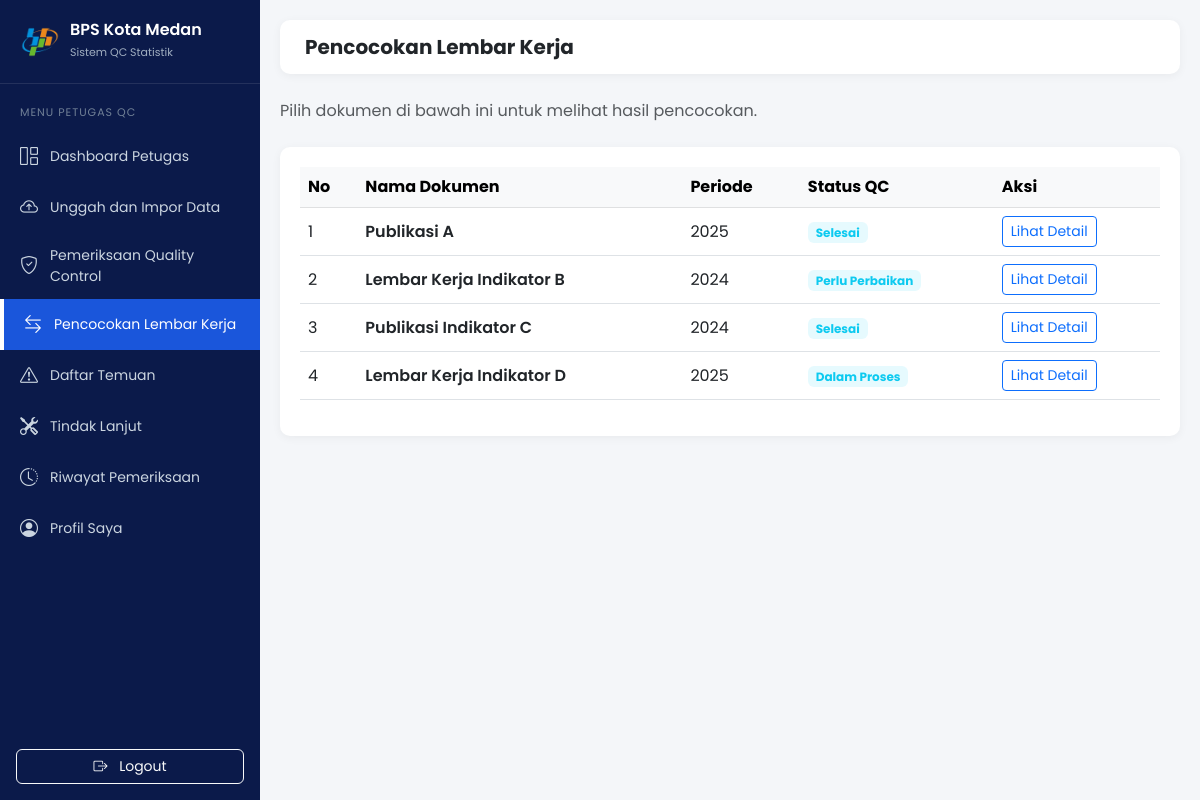
/petugas/pencocokan.php (signed in), run on the app's committed database.
### tables this page shows
CREATE TABLE `lembar_kerja` (
  `id_lembar_kerja` int(11) NOT NULL AUTO_INCREMENT,
  `nama_dokumen` varchar(255) NOT NULL,
  `jenis` enum('Lembar Kerja','Publikasi') NOT NULL,
  `kegiatan_statistik` varchar(100) NOT NULL,
  `periode` varchar(20) NOT NULL,
  `versi` varchar(10) DEFAULT 'v1.0',
  `file_dokumen` varchar(255) DEFAULT NULL,
  `id_pengguna` int(11) NOT NULL,
  `status_qc` enum('Belum Diperiksa','Dalam Proses','Perlu Perbaikan','Selesai') DEFAULT 'Belum Diperiksa',
  `tanggal_input` datetime DEFAULT current_timestamp(),
  PRIMARY KEY (`id_lembar_kerja`),
  KEY `id_pengguna` (`id_pengguna`),
  CONSTRAINT `lembar_kerja_ibfk_1` FOREIGN KEY (`id_pengguna`) REFERENCES `pengguna` (`id_pengguna`) ON DELETE CASCADE
);

### petugas/pencocokan.php (the view, shortened to what this page needs)
<?php
require_once '../config/koneksi.php';
$id_lembar_kerja = isset($_GET['id']) ? (int)$_GET['id'] : 0;
$dokumen = null; $qc_terakhir = null; $temuan = [];
?>
<!DOCTYPE html>
<html lang="id">
<head>
    <link href="https://cdn.jsdelivr.net/npm/bootstrap@5.3.0/dist/css/bootstrap.min.css" rel="stylesheet">
    <link rel="stylesheet" href="https://cdn.jsdelivr.net/npm/bootstrap-icons@1.10.5/font/bootstrap-icons.css">
    <link rel="stylesheet" href="../assets/css/style.css">
</head>
<body>
    <?php include '../includes/sidebar_petugas.php'; ?>
    <div class="main-content">
        <div class="topbar"><h5 class="mb-0 fw-bold">Pencocokan Lembar Kerja</h5></div>
        <?php if($id_lembar_kerja == 0 || !$dokumen): ?>
            <p class="text-muted mb-4">Pilih dokumen di bawah ini untuk melihat hasil pencocokan.</p>
            <div class="stat-card">
                <table class="table table-hover align-middle">
                    <thead class="table-light"><tr><th>No</th><th>Nama Dokumen</th><th>Periode</th><th>Status QC</th><th>Aksi</th></tr></thead>
                    <tbody>
                        <?php
                        $stmt_list = $pdo->query("SELECT * FROM lembar_kerja WHERE status_qc IN ('Dalam Proses', 'Perlu Perbaikan', 'Selesai') ORDER BY tanggal_input DESC");
                        $list_doc = $stmt_list->fetchAll();
                        $no=1; foreach($list_doc as $row): ?>
                        <tr>
                            <td><?= $no++ ?></td>
                            <td class="fw-semibold"><?= htmlspecialchars($row['nama_dokumen']) ?></td>
                            <td><?= htmlspecialchars($row['periode']) ?></td>
                            <td><span class="badge bg-info bg-opacity-10 text-info"><?= $row['status_qc'] ?></span></td>
                            <td><a href="pencocokan.php?id=<?= $row['id_lembar_kerja'] ?>" class="btn btn-sm btn-outline-primary">Lihat Detail</a></td>
                        </tr>
                        <?php endforeach; if(empty($list_doc)) echo "<tr><td colspan='5' class='text-center'>Belum ada dokumen yang di-QC.</td></tr>"; ?>
                    </tbody>
                </table>
            </div>
        <?php endif; ?>
    </div>
</body>
</html>

### assets/css/style.css (style rules this page uses)
body { font-family: 'Poppins', sans-serif; background-color: #f4f6f9; margin: 0; overflow-x: hidden; }
.main-content { margin-left: 260px; padding: 20px; min-height: 100vh; }
.topbar { background: #fff; padding: 15px 25px; border-radius: 10px; box-shadow: 0 2px 10px rgba(0,0,0,0.05); display: flex; justify-content: space-between; align-items: center; margin-bottom: 25px; }
.stat-card { background: #fff; border-radius: 10px; padding: 20px; border: none; box-shadow: 0 2px 10px rgba(0,0,0,0.05); }

### data on the page
lembar_kerja: nama_dokumen "Publikasi A", periode "2025", status_qc "Selesai"
lembar_kerja: nama_dokumen "Lembar Kerja Indikator B", periode "2024", status_qc "Perlu Perbaikan"
lembar_kerja: nama_dokumen "Publikasi Indikator C", periode "2024", status_qc "Selesai"
lembar_kerja: nama_dokumen "Lembar Kerja Indikator D", periode "2025", status_qc "Dalam Proses"
